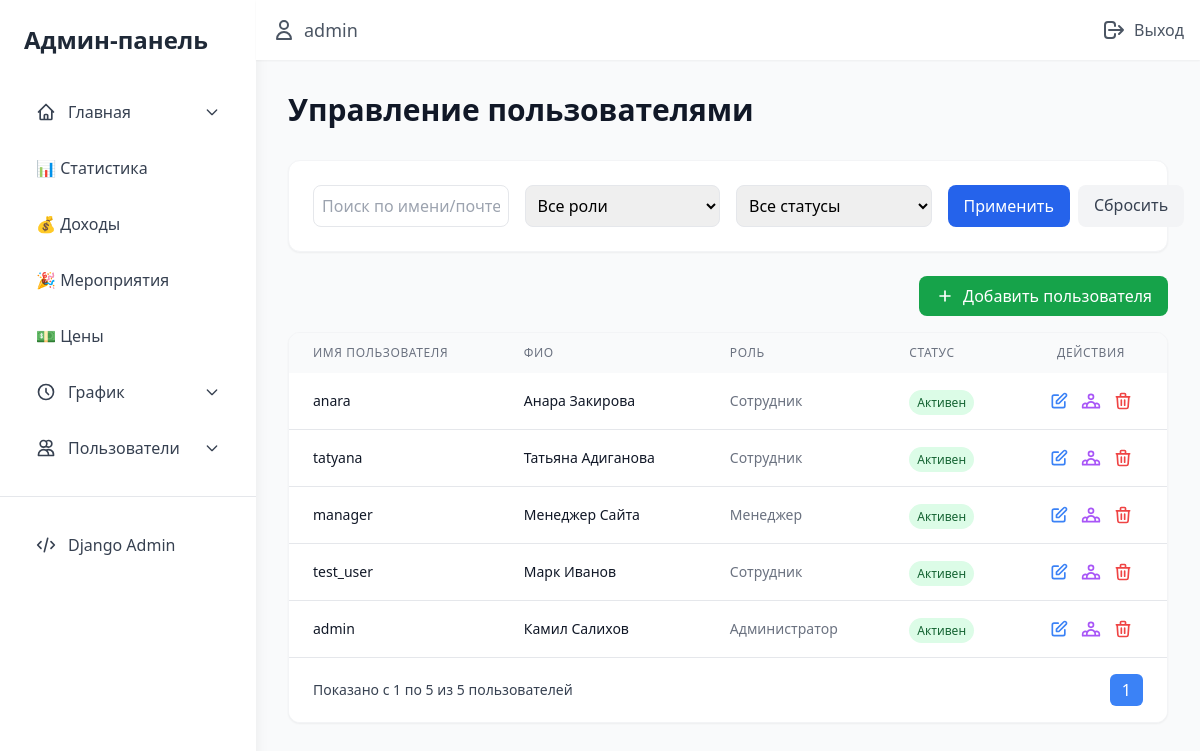
The page /staff/users/ (signed in) on the database its author committed.
### main/models.py (models this page shows, shortened)
class CustomUser(AbstractUser):
    ROLE_CHOICES = [
        ('CLIENT', 'Клиент'),
        ('STAFF', 'Сотрудник'),
        ('MANAGER', 'Менеджер'),
        ('ADMIN', 'Администратор'),
    ]
    PROFESSIONAL_ROLES = [
        ('none', 'Не назначена'),
        ('animator', 'Детский городок'),
        ('additional', 'Доп. сотрудник'),
        ('vr_operator', 'VR сотрудник'),
        ('cashier', 'Кассир (Администратор)'),
    ]
    phone_number = models.CharField(max_length=15, unique=True, verbose_name="Номер телефона")
    role = models.CharField(
        max_length=10,
        choices=ROLE_CHOICES,
        default='CLIENT',
        verbose_name='Роль'
    )
    professional_role = models.CharField(
        max_length=20,
        choices=PROFESSIONAL_ROLES,
        default='none',
        verbose_name='Профессиональная роль'
    )
    email = models.EmailField(unique=True, verbose_name="Email")
    def get_full_name(self):
        return f"{self.first_name} {self.last_name}".strip() or self.username

### staff/views.py (the view, shortened to what this page needs)
# urls.py: path('users/', views.users_view, name='users'),
@login_required
@role_required('Admin', 'Manager')
def users_view(request):
    users = CustomUser.objects.all().order_by('-date_joined')
    search_query = request.GET.get('search')
    role_filter = request.GET.get('role')
    if role_filter:
        users = users.filter(role=role_filter)
    is_active_filter = request.GET.get('is_active')
    if is_active_filter:
        users = users.filter(is_active=bool(int(is_active_filter)))
    paginator = Paginator(users, 15)
    page_number = request.GET.get('page', 1)
    page_obj = paginator.get_page(page_number)
    return render(request, 'staff/admin/users.html', {
        'users': page_obj
    })

### staff/views.py (called while the page is built)
def role_required(*group_names):
    def in_groups(user):
        if user.is_authenticated:
            if bool(user.groups.filter(name__in=group_names)) or user.is_superuser:
                return True
        return False
    return lambda u: user_passes_test(in_groups)(u)

### staff/templates/staff/admin/users.html (shortened to what this page needs)
{% extends 'staff/base_admin.html' %}
{% load static %}
{% block admin_content %}
<div class="max-w-7xl mx-auto">
    <h1 class="text-3xl font-bold text-gray-900 mb-8">Управление пользователями</h1>
    <div class="bg-white p-6 rounded-xl shadow-sm border border-gray-100 mb-6">
        <form method="get" class="grid grid-cols-1 md:grid-cols-4 gap-4">
            <input type="text" name="search" placeholder="Поиск по имени/почте"
                   value="{{ request.GET.search }}"
                   class="p-2 border border-gray-200 rounded-lg focus:ring-2 focus:ring-blue-500 focus:border-blue-500">
            <select name="role" class="p-2 border border-gray-200 rounded-lg focus:ring-2 focus:ring-blue-500 focus:border-blue-500">
                <option value="">Все роли</option>
            </select>
            <select name="is_active" class="p-2 border border-gray-200 rounded-lg focus:ring-2 focus:ring-blue-500 focus:border-blue-500">
                <option value="">Все статусы</option>
            </select>
            <div class="flex space-x-2">
                <button type="submit" class="bg-blue-600 text-white px-4 py-2 rounded-lg hover:bg-blue-700 transition-colors flex-1">
                    Применить
                </button>
                <a href="{% url 'staff:users' %}" class="bg-gray-100 text-gray-700 px-4 py-2 rounded-lg hover:bg-gray-200 transition-colors">
                    Сбросить
                </a>
            </div>
        </form>
    </div>
    <div class="mb-4 flex justify-end">
        <a href="{% url 'staff:create-user' %}" class="bg-green-600 text-white px-4 py-2 rounded-lg hover:bg-green-700 transition-colors flex items-center">
            <svg class="w-5 h-5 mr-2" fill="none" stroke="currentColor" viewBox="0 0 24 24">
                <path stroke-linecap="round" stroke-linejoin="round" stroke-width="2" d="M12 6v6m0 0v6m0-6h6m-6 0H6"></path>
            </svg>
            Добавить пользователя
        </a>
    </div>
    <div class="bg-white rounded-xl shadow-sm border border-gray-100 overflow-hidden">
        {% if users %}
        <div class="overflow-x-auto">
            <table class="w-full">
                <thead class="bg-gray-50">
                    <tr>
                        <th class="px-6 py-3 text-left text-xs font-medium text-gray-500 uppercase tracking-wider">Имя пользователя</th>
                        <th class="px-6 py-3 text-left text-xs font-medium text-gray-500 uppercase tracking-wider">ФИО</th>
                        <th class="px-6 py-3 text-left text-xs font-medium text-gray-500 uppercase tracking-wider">Роль</th>
                        <th class="px-6 py-3 text-left text-xs font-medium text-gray-500 uppercase tracking-wider">Статус</th>
                        <th class="px-6 py-3 text-center text-xs font-medium text-gray-500 uppercase tracking-wider">Действия</th>
                    </tr>
                </thead>
                <tbody class="bg-white divide-y divide-gray-200">
                    {% for user in users %}
                    <tr class="hover:bg-gray-50 transition-colors">
                        <td class="px-6 py-4 whitespace-nowrap">
                            <div class="flex items-center">
                                <div class="text-sm font-medium text-gray-900">{{ user.username }}</div>
                            </div>
                        </td>
                        <td class="px-6 py-4 whitespace-nowrap">
                            <div class="text-sm text-gray-900">
                                {% if user.get_full_name %}
                                    {{ user.get_full_name }}
                                {% else %}
                                    <span class="text-gray-400">Не указано</span>
                                {% endif %}
                            </div>
                        </td>
                        <td class="px-6 py-4 whitespace-nowrap text-sm text-gray-500">
                            {{ user.get_role_display }}
                        </td>
                        <td class="px-6 py-4 whitespace-nowrap">
                            <span class="px-2 py-1 text-xs rounded-full
                                {% if user.is_active %}bg-green-100 text-green-800
                                {% else %}bg-red-100 text-red-800{% endif %}">
                                {% if user.is_active %}Активен{% else %}Неактивен{% endif %}
                            </span>
                        </td>
                        <td class="px-6 py-4 whitespace-nowrap text-sm text-center">
                            <div class="flex items-center justify-center space-x-3">
                                <a href="{% url 'staff:edit-user' user.id %}" title="Редактировать"
                                   class="text-blue-500 hover:text-blue-700">
                                    <svg xmlns="http://www.w3.org/2000/svg" class="h-5 w-5" fill="none" viewBox="0 0 24 24" stroke="currentColor">
                                        <path stroke-linecap="round" stroke-linejoin="round" stroke-width="2" d="M11 5H6a2 2 0 00-2 2v11a2 2 0 002 2h11a2 2 0 002-2v-5m-1.414-9.414a2 2 0 112.828 2.828L11.828 15H9v-2.828l8.586-8.586z"/>
                                    </svg>
                                </a>
                                <a href="{% url 'staff:manage-user-children' user.id %}" title="Дети"
                                   class="text-purple-500 hover:text-purple-700">
                                </a>
                                <button title="Удалить"
                                        onclick="deleteUser({{ user.id }}, '{{ user.username }}')"
                                        class="text-red-500 hover:text-red-700">
                                    <svg xmlns="http://www.w3.org/2000/svg" class="h-5 w-5" fill="none" viewBox="0 0 24 24" stroke="currentColor">
                                        <path stroke-linecap="round" stroke-linejoin="round" stroke-width="2" d="M19 7l-.867 12.142A2 2 0 0116.138 21H7.862a2 2 0 01-1.995-1.858L5 7m5 4v6m4-6v6m1-10V4a1 1 0 00-1-1h-4a1 1 0 00-1 1v3M4 7h16"/>
                                    </svg>
                                </button>
                            </div>
                        </td>
                    </tr>
                    {% endfor %}
                </tbody>
            </table>
        </div>
        <div class="px-6 py-4 bg-white border-t border-gray-200">
            <div class="flex items-center justify-between">
                <div class="text-sm text-gray-700">
                    Показано с <span class="font-medium">{{ users.start_index }}</span> по
                    <span class="font-medium">{{ users.end_index }}</span> из
                    <span class="font-medium">{{ users.paginator.count }}</span> пользователей
                </div>
                <div class="flex space-x-2">
                    <span class="px-3 py-1 bg-blue-500 text-white rounded-md">
                        {{ users.number }}
                    </span>
                </div>
            </div>
        </div>
        {% endif %}
    </div>
</div>
{% endblock %}

### staff/templates/staff/base_admin.html (shortened to what this page needs)
{% load static %}
<!DOCTYPE html>
<html lang="ru">
<head>
    <link rel="stylesheet" href="https://cdn.jsdelivr.net/npm/flatpickr/dist/flatpickr.min.css">
    <link rel="stylesheet" href="{% static 'staff/css/admin.css' %}">
    <script src="https://cdn.tailwindcss.com"></script>
</head>
<body class="bg-gray-50">
    <div class="min-h-screen flex">
        <aside class="w-64 bg-white shadow-lg fixed left-0 top-0 bottom-0 overflow-y-auto z-10">
            <div class="p-6">
                <h2 class="text-2xl font-bold text-gray-800 mb-8">Админ-панель</h2>
                <nav class="space-y-2">
                    <div x-data="{ open: false }" @mouseenter="open = true" @mouseleave="open = false" class="relative">
                        <button class="flex items-center w-full p-3 text-gray-700 hover:bg-blue-50 rounded-lg transition-all">
                            <svg class="w-5 h-5 mr-3" fill="none" stroke="currentColor" viewBox="0 0 24 24">
                                <path stroke-linecap="round" stroke-linejoin="round" stroke-width="2"
                                      d="M3 12l2-2m0 0l7-7 7 7M5 10v10a1 1 0 001 1h3m10-11l2 2m-2-2v10a1 1 0 01-1 1h-3m-6 0a1 1 0 001-1v-4a1 1 0 011-1h2a1 1 0 011 1v4a1 1 0 001 1m-6 0h6"/>
                            </svg>
                            Главная
                            <svg class="ml-auto w-4 h-4 transform transition-transform"
                                 :class="open ? 'rotate-180' : ''" fill="none" stroke="currentColor" viewBox="0 0 24 24">
                                <path stroke-linecap="round" stroke-linejoin="round" stroke-width="2"
                                      d="M19 9l-7 7-7-7"/>
                            </svg>
                        </button>
                    </div>
                    <a href="{% url 'staff:statistics' %}"
                       class="block p-3 text-gray-700 hover:bg-blue-50 rounded-lg transition-all">📊 Статистика</a>
                    <a href="{% url 'staff:income-management' %}"
                       class="block p-3 text-gray-700 hover:bg-blue-50 rounded-lg transition-all">💰 Доходы</a>
                    <a href="{% url 'staff:events' %}"
                       class="block p-3 text-gray-700 hover:bg-blue-50 rounded-lg transition-all">🎉 Мероприятия</a>
                    <a href="{% url 'staff:price-settings' %}"
                       class="block p-3 text-gray-700 hover:bg-blue-50 rounded-lg transition-all">💵 Цены</a>
                    <div x-data="{ open: false }" @mouseenter="open = true" @mouseleave="open = false" class="relative">
                        <button class="flex items-center w-full p-3 text-gray-700 hover:bg-blue-50 rounded-lg transition-all">
                            <svg class="w-5 h-5 mr-3" fill="none" stroke="currentColor" viewBox="0 0 24 24">
                                <path stroke-linecap="round" stroke-linejoin="round" stroke-width="2"
                                      d="M12 8v4l3 3m6-3a9 9 0 11-18 0 9 9 0 0118 0z"/>
                            </svg>
                            График
                            <svg class="ml-auto w-4 h-4 transform transition-transform"
                                 :class="open ? 'rotate-180' : ''" fill="none" stroke="currentColor" viewBox="0 0 24 24">
                                <path stroke-linecap="round" stroke-linejoin="round" stroke-width="2"
                                      d="M19 9l-7 7-7-7"/>
                            </svg>
                        </button>
                    </div>
                    <div x-data="{ open: false }" @mouseenter="open = true" @mouseleave="open = false" class="relative">
                        <button class="flex items-center w-full p-3 text-gray-700 hover:bg-blue-50 rounded-lg transition-all">
                            <svg class="w-5 h-5 mr-3" fill="none" stroke="currentColor" viewBox="0 0 24 24">
                                <path stroke-linecap="round" stroke-linejoin="round" stroke-width="2"
                                      d="M12 4.354a4 4 0 110 5.292M15 21H3v-1a6 6 0 0112 0v1zm0 0h6v-1a6 6 0 00-9-5.197M13 7a4 4 0 11-8 0 4 4 0 018 0z"/>
                            </svg>
                            Пользователи
                            <svg class="ml-auto w-4 h-4 transform transition-transform"
                                 :class="open ? 'rotate-180' : ''" fill="none" stroke="currentColor" viewBox="0 0 24 24">
                                <path stroke-linecap="round" stroke-linejoin="round" stroke-width="2"
                                      d="M19 9l-7 7-7-7"/>
                            </svg>
                        </button>
                    </div>
                </nav>
            </div>
            <div class="p-6 border-t mt-auto">
                <a href="{% url 'admin:index' %}"
                   class="flex items-center p-3 text-gray-700 hover:bg-blue-50 rounded-lg transition-all">
                    <svg class="w-5 h-5 mr-3" fill="none" stroke="currentColor" viewBox="0 0 24 24">
                        <path stroke-linecap="round" stroke-linejoin="round" stroke-width="2"
                              d="M10 20l4-16m4 4l4 4-4 4M6 16l-4-4 4-4"/>
                    </svg>
                    Django Admin
                </a>
            </div>
        </aside>
        <div class="ml-64 flex-1">
            <header class="bg-white shadow-sm sticky top-0 z-10">
                <div class="max-w-7xl mx-auto px-4 py-4 flex justify-between items-center">
                    <div class="flex items-center space-x-4">
                        <a href="{% url 'accounts:profile' %}" class="text-gray-600 hover:text-gray-900 flex items-center">
                            <svg class="w-6 h-6 mr-2" fill="none" stroke="currentColor" viewBox="0 0 24 24">
                                <path stroke-linecap="round" stroke-linejoin="round" stroke-width="2"
                                      d="M16 7a4 4 0 11-8 0 4 4 0 018 0zM12 14a7 7 0 00-7 7h14a7 7 0 00-7-7z"/>
                            </svg>
                            <span class="text-lg font-medium">{{ user.username }}</span>
                        </a>
                    </div>
                    <form action="{% url 'accounts:logout' %}" method="post">
                        <button type="submit" class="flex items-center text-gray-600 hover:text-gray-900">
                            <svg class="w-6 h-6 mr-2" fill="none" stroke="currentColor" viewBox="0 0 24 24">
                                <path stroke-linecap="round" stroke-linejoin="round" stroke-width="2"
                                      d="M17 16l4-4m0 0l-4-4m4 4H7m6 4v1a3 3 0 01-3 3H6a3 3 0 01-3-3V7a3 3 0 013-3h4a3 3 0 013 3v1"/>
                            </svg>
                            Выход
                        </button>
                    </form>
                </div>
            </header>
            <main class="p-8">
                {% block admin_content %}
                {% endblock %}
            </main>
        </div>
    </div>
</body>
</html>

### rows shown on the page
CustomUser: username "admin", get_full_name "Камил Салихов", role "Администратор", is_active "Активен"
CustomUser: username "anara", get_full_name "Анара Закирова", role "Сотрудник", is_active "Активен"
CustomUser: username "tatyana", get_full_name "Татьяна Адиганова", role "Сотрудник", is_active "Активен"
CustomUser: username "manager", get_full_name "Менеджер Сайта", role "Менеджер", is_active "Активен"
CustomUser: username "test_user", get_full_name "Марк Иванов", role "Сотрудник", is_active "Активен"

### other values the page prints
{{ users.start_index }} "1"
{{ users.end_index }} "5"
{{ users.paginator.count }} "5"
{{ users.number }} "1"
